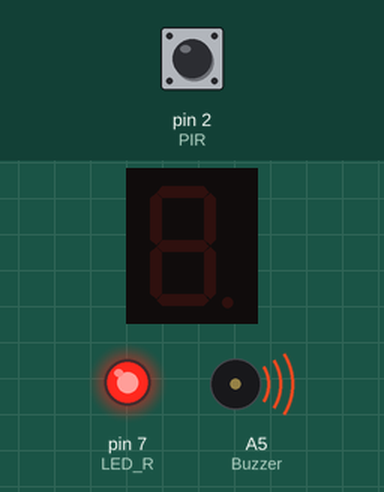
The sketch below on a simulated Arduino Uno, built with avr-gcc and run on an emulated ATmega328P. On the bench: 1-digit seven-segment display, output pins drawn as LEDs (lit = HIGH), buzzer (waves = sounding). Wiring (inferred from the names in the program): 1-digit 7-segment display, segments lit when HIGH: segments pin 12, pin 13, pin 11, pin 10, pin 9, pin 8, pin 6. The inputs (shaded band) are chosen by the test bench; at power-on: pin 2 (PIR) HIGH. The segment pins are drawn as the display they are named for; pins used as bus, display or sensor lines are not drawn.

Above: at 1.2 s.
1.3 s: pin 2 (PIR) pulsed LOW 2 times (0.12 s each, 0.3 s apart)
At 4.11 s:
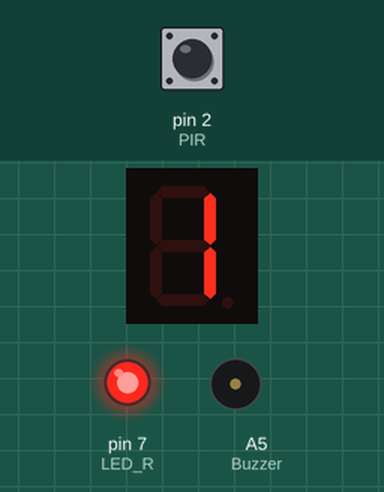
4.3 s: pin 2 (PIR) pulsed LOW 5 times (0.12 s each, 0.3 s apart)
At 6.7 s:
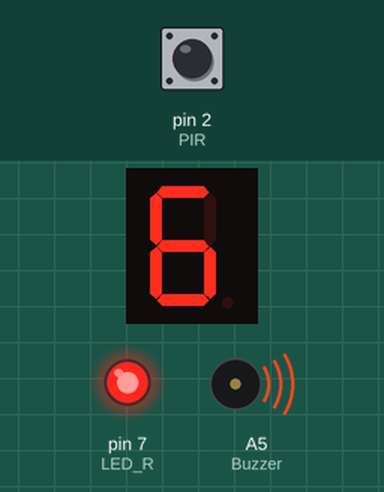
Timing chart, 0 to 12.4 s (numbered marks = the images above; inputs shaded):
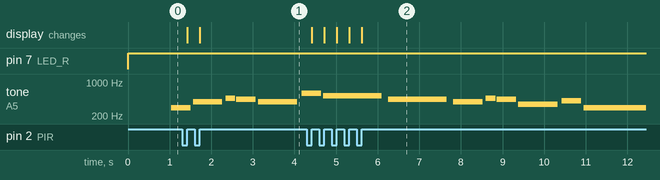

The sketch:

PIR.ino
```cpp
#include "pitches.h"
#define PIR 2
#define Buzzer A5

#define LED_R 7

#define SEG_C 11
#define SEG_E 9
#define SEG_D 10
#define SEG_B 13
#define SEG_G 6
#define SEG_A 12
#define SEG_F 8
int melody[] = {

  REST, 2, NOTE_D4, 4,
  NOTE_G4, -4, NOTE_AS4, 8, NOTE_A4, 4,
  NOTE_G4, 2, NOTE_D5, 4,
  NOTE_C5, -2,
  NOTE_A4, -2,
  NOTE_G4, -4, NOTE_AS4, 8, NOTE_A4, 4,
  NOTE_F4, 2, NOTE_GS4, 4,
  NOTE_D4, -1,
  NOTE_D4, 4,

  NOTE_G4, -4, NOTE_AS4, 8, NOTE_A4, 4, //10
  NOTE_G4, 2, NOTE_D5, 4,
  NOTE_F5, 2, NOTE_E5, 4,
  NOTE_DS5, 2, NOTE_B4, 4,
  NOTE_DS5, -4, NOTE_D5, 8, NOTE_CS5, 4,
  NOTE_CS4, 2, NOTE_B4, 4,
  NOTE_G4, -1,
  NOTE_AS4, 4,

  NOTE_D5, 2, NOTE_AS4, 4,//18
  NOTE_D5, 2, NOTE_AS4, 4,
  NOTE_DS5, 2, NOTE_D5, 4,
  NOTE_CS5, 2, NOTE_A4, 4,
  NOTE_AS4, -4, NOTE_D5, 8, NOTE_CS5, 4,
  NOTE_CS4, 2, NOTE_D4, 4,
  NOTE_D5, -1,
  REST,4, NOTE_AS4,4,

  NOTE_D5, 2, NOTE_AS4, 4,//26
  NOTE_D5, 2, NOTE_AS4, 4,
  NOTE_F5, 2, NOTE_E5, 4,
  NOTE_DS5, 2, NOTE_B4, 4,
  NOTE_DS5, -4, NOTE_D5, 8, NOTE_CS5, 4,
  NOTE_CS4, 2, NOTE_AS4, 4,
  NOTE_G4, -1,
};


int tempo = 115;
int wholenote = (60000 * 4) / tempo;
int notes = sizeof(melody) / sizeof(melody[0]) / 2;
int divider = 0, noteDuration = 0,Number = 0;

void setup() {
  // put your setup code here, to run once:
  pinMode(SEG_A, OUTPUT);
  pinMode(SEG_B, OUTPUT);
  pinMode(SEG_C, OUTPUT);
  pinMode(SEG_D, OUTPUT);
  pinMode(SEG_E, OUTPUT);
  pinMode(SEG_F, OUTPUT);
  pinMode(SEG_G, OUTPUT);

  pinMode(PIR,INPUT);
  pinMode(Buzzer,OUTPUT);
  pinMode(LED_R,OUTPUT);
  digitalWrite(LED_R, LOW);

  attachInterrupt(digitalPinToInterrupt(PIR), alarm, RISING);
}
void figure(int cyfra) {
  //Instrukcja switch ustawia odpowiednie stany na wyjsciach
  //w zaleznosci od podanej cyfry
  switch (cyfra) {
    case 0:
        digitalWrite(SEG_A, HIGH);
        digitalWrite(SEG_B, HIGH);
        digitalWrite(SEG_C, HIGH);
        digitalWrite(SEG_D, HIGH);
        digitalWrite(SEG_E, HIGH);
        digitalWrite(SEG_F, HIGH);
        digitalWrite(SEG_G, LOW);
    break;

    case 1:
        digitalWrite(SEG_A, LOW);
        digitalWrite(SEG_B, HIGH);
        digitalWrite(SEG_C, HIGH);
        digitalWrite(SEG_D, LOW);
        digitalWrite(SEG_E, LOW);
        digitalWrite(SEG_F, LOW);
        digitalWrite(SEG_G, LOW);
    break;

    case 2:
        digitalWrite(SEG_A, HIGH);
        digitalWrite(SEG_B, HIGH);
        digitalWrite(SEG_C, LOW);
        digitalWrite(SEG_D, HIGH);
        digitalWrite(SEG_E, HIGH);
        digitalWrite(SEG_F, LOW);
        digitalWrite(SEG_G, HIGH);
    break;

    case 3:
        digitalWrite(SEG_A, HIGH);
        digitalWrite(SEG_B, HIGH);
        digitalWrite(SEG_C, HIGH);
        digitalWrite(SEG_D, HIGH);
        digitalWrite(SEG_E, LOW);
        digitalWrite(SEG_F, LOW);
        digitalWrite(SEG_G, HIGH);
    break;

    case 4:
        digitalWrite(SEG_A, LOW);
        digitalWrite(SEG_B, HIGH);
        digitalWrite(SEG_C, HIGH);
        digitalWrite(SEG_D, LOW);
        digitalWrite(SEG_E, LOW);
        digitalWrite(SEG_F, HIGH);
        digitalWrite(SEG_G, HIGH);
    break;

    case 5:
        digitalWrite(SEG_A, HIGH);
        digitalWrite(SEG_B, LOW);
        digitalWrite(SEG_C, HIGH);
        digitalWrite(SEG_D, HIGH);
        digitalWrite(SEG_E, LOW);
        digitalWrite(SEG_F, HIGH);
        digitalWrite(SEG_G, HIGH);
    break;

    case 6:
        digitalWrite(SEG_A, HIGH);
        digitalWrite(SEG_B, LOW);
        digitalWrite(SEG_C, HIGH);
        digitalWrite(SEG_D, HIGH);
        digitalWrite(SEG_E, HIGH);
        digitalWrite(SEG_F, HIGH);
        digitalWrite(SEG_G, HIGH);
    break;

    case 7:
        digitalWrite(SEG_A, HIGH);
        digitalWrite(SEG_B, HIGH);
        digitalWrite(SEG_C, HIGH);
        digitalWrite(SEG_D, LOW);
        digitalWrite(SEG_E, LOW);
        digitalWrite(SEG_F, LOW);
        digitalWrite(SEG_G, LOW);
    break;

    case 8:
        digitalWrite(SEG_A, HIGH);
        digitalWrite(SEG_B, HIGH);
        digitalWrite(SEG_C, HIGH);
        digitalWrite(SEG_D, HIGH);
        digitalWrite(SEG_E, HIGH);
        digitalWrite(SEG_F, HIGH);
        digitalWrite(SEG_G, HIGH);
    break;

    case 9:
        digitalWrite(SEG_A, HIGH);
        digitalWrite(SEG_B, HIGH);
        digitalWrite(SEG_C, HIGH);
        digitalWrite(SEG_D, HIGH);
        digitalWrite(SEG_E, LOW);
        digitalWrite(SEG_F, HIGH);
        digitalWrite(SEG_G, HIGH);

    break;
  }
}


void loop() {
  // put your main code here, to run repeatedly:
  if(digitalRead(PIR) == LOW)
  {
    digitalWrite(LED_R, LOW);
    noTone(Buzzer);
  }else
  {
    digitalWrite(LED_R, HIGH);
     for (int thisNote = 0; thisNote < notes * 2; thisNote = thisNote + 2) {

    // calculates the duration of each note
    divider = melody[thisNote + 1];
    if (divider > 0) {
      // regular note, just proceed
      noteDuration = (wholenote) / divider;
    } else if (divider < 0) {

      noteDuration = (wholenote) / abs(divider);
      noteDuration *= 1.5;
    }

    tone(Buzzer, melody[thisNote], noteDuration * 0.9);
    delay(noteDuration);
      }
    }
    }


   void alarm() {

  figure(Number);
  Number++;
}
```

pitches.h
```cpp
#define NOTE_B0  31
#define NOTE_C1  33
#define NOTE_CS1 35
#define NOTE_D1  37
#define NOTE_DS1 39
#define NOTE_E1  41
#define NOTE_F1  44
#define NOTE_FS1 46
#define NOTE_G1  49
#define NOTE_GS1 52
#define NOTE_A1  55
#define NOTE_AS1 58
#define NOTE_B1  62
#define NOTE_C2  65
#define NOTE_CS2 69
#define NOTE_D2  73
#define NOTE_DS2 78
#define NOTE_E2  82
#define NOTE_F2  87
#define NOTE_FS2 93
#define NOTE_G2  98
#define NOTE_GS2 104
#define NOTE_A2  110
#define NOTE_AS2 117
#define NOTE_B2  123
#define NOTE_C3  131
#define NOTE_CS3 139
#define NOTE_D3  147
#define NOTE_DS3 156
#define NOTE_E3  165
#define NOTE_F3  175
#define NOTE_FS3 185
#define NOTE_G3  196
#define NOTE_GS3 208
#define NOTE_A3  220
#define NOTE_AS3 233
#define NOTE_B3  247
#define NOTE_C4  262
#define NOTE_CS4 277
#define NOTE_D4  294
#define NOTE_DS4 311
#define NOTE_E4  330
#define NOTE_F4  349
#define NOTE_FS4 370
#define NOTE_G4  392
#define NOTE_GS4 415
#define NOTE_A4  440
#define NOTE_AS4 466
#define NOTE_B4  494
#define NOTE_C5  523
#define NOTE_CS5 554
#define NOTE_D5  587
#define NOTE_DS5 622
#define NOTE_E5  659
#define NOTE_F5  698
#define NOTE_FS5 740
#define NOTE_G5  784
#define NOTE_GS5 831
#define NOTE_A5  880
#define NOTE_AS5 932
#define NOTE_B5  988
#define NOTE_C6  1047
#define NOTE_CS6 1109
#define NOTE_D6  1175
#define NOTE_DS6 1245
#define NOTE_E6  1319
#define NOTE_F6  1397
#define NOTE_FS6 1480
#define NOTE_G6  1568
#define NOTE_GS6 1661
#define NOTE_A6  1760
#define NOTE_AS6 1865
#define NOTE_B6  1976
#define NOTE_C7  2093
#define NOTE_CS7 2217
#define NOTE_D7  2349
#define NOTE_DS7 2489
#define NOTE_E7  2637
#define NOTE_F7  2794
#define NOTE_FS7 2960
#define NOTE_G7  3136
#define NOTE_GS7 3322
#define NOTE_A7  3520
#define NOTE_AS7 3729
#define NOTE_B7  3951
#define NOTE_C8  4186
#define NOTE_CS8 4435
#define NOTE_D8  4699
#define NOTE_DS8 4978
#define REST 0
```

Measured:
- after the input at 1.3 s, the display: first changes after 0.12 s (image 1 shows a later state)
- after the input at 4.3 s, the display: first changes after 0.12 s (image 2 shows a later state)
- by itself, tone on A5 (Buzzer): plays 523 Hz for 1.4 s, 440 Hz for 1.4 s, 392 Hz for 0.70 s, 466 Hz for 0.23 s, 440 Hz for 0.47 s, 349 Hz for 0.94 s … (8 notes in this stretch)
